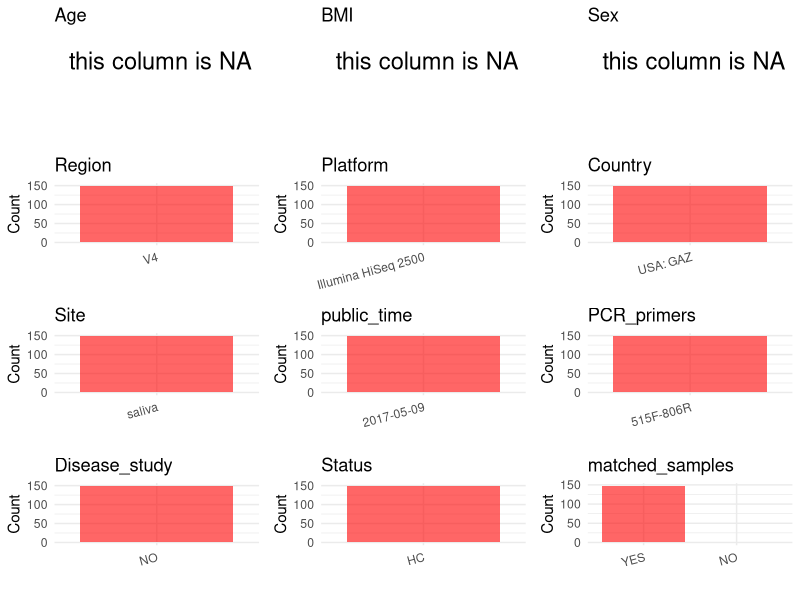

This figure's R source: (Note: this script raises an error after producing the figure.)
## ---- chunk 1
# Load necessary libraries
library(dplyr)
library(ggplot2)
library(cowplot)

# Set working directory (update this path to your local directory)
setwd("D:/oral_project/PRJEB13898")

# Read the initial metadata files
initial_meta<-read.csv("SraRunTable.csv",header = T)

# Combine the two metadata files
#meta <- rbind(initial_meta, initial_meta1)

#Remove entries non-oral samples
#initial_meta <- subset(initial_meta,isolate %in% c("saliva","tongue coat"))

# Check the number of samples containing "HT" in Sample.Name (e.g., healthy controls)
#nrow(subset(meta, grepl("HT", Sample.Name)))

# Display the first few rows of the metadata
head(initial_meta)
## ---- chunk 2
# Create a uniform metadata dataframe
metadata <- data.frame(
  BioProject = initial_meta$BioProject,
  Run = initial_meta$Run,
  sample_name = initial_meta$host_subject_id,
  Age = NA,
  BMI = NA,
  Sex = NA,
  Region = initial_meta$target_subfragment..exp.,
  Platform = initial_meta$Instrument,
  Country = initial_meta$COUNTRY,
  Site = initial_meta$sample_type,
  public_time = "2017-05-09",
  PCR_primers = "515F-806R",
  stringsAsFactors = FALSE
)
## ---- chunk 3
# Add information obtained from the publication
metadata$title <- "Comparison of Oral Collection Methods for Studies of Microbiota"
metadata$Disease_study <- "NO"
# Assign disease status based on sample_name patterns
metadata$Status <- "HC"

#get subjects id with Saliva available
keep_subjects<-subset(metadata,Site %in% "saliva")
#remove subjects without Saliva samples
metadata<-subset(metadata,sample_name %in% keep_subjects$sample_name)
#get subjects sampling counts
sample_counts <- table(metadata$sample_name)
# Create matched_samples column, any subjects have >=2 samples will be label "YES", otherwise "NO"
metadata$matched_samples <- ifelse(metadata$sample_name %in% names(sample_counts[sample_counts >= 2]), "YES", "NO")
## ---- chunk 4
# Check the number of unique runs and sample names
print(paste("Number of unique runs:", length(unique(metadata$Run))))
print(paste("Number of unique sample names:", length(unique(metadata$sample_name))))
## ---- chunk 5
# Select columns for visualization
plot_data <- metadata %>%
  select(-BioProject, -Run, -sample_name, -title)

# Function to create simple plots for each column
create_simple_plots <- function(data) {
  plots <- list()
  
  for (col in colnames(data)) {
    # Check if the column is all NA
    if (all(is.na(data[[col]]))) {
      # Create an empty plot with text indicating all NA
      p <- ggplot() +
        annotate("text", x = 0.5, y = 0.5, label = "this column is NA", size = 6) +
        labs(title = col) +
        theme_void()
    } else if (is.numeric(data[[col]])) {
      # Numeric variable: histogram
      p <- ggplot(data, aes(x = .data[[col]])) +
        geom_histogram(fill = "blue", alpha = 0.6, bins = 20, na.rm = TRUE) +
        labs(title = col) +
        theme_minimal()
    } else {
      # Categorical variable: bar plot (remove NA values)
      count_data <- as.data.frame(table(data[[col]], useNA = "ifany"))
      p <- ggplot(count_data, aes(x = reorder(Var1, -Freq), y = Freq)) +
        geom_col(fill = "red", alpha = 0.6) +
        labs(title = col, x = NULL, y = "Count") +
        theme_minimal() +
        theme(axis.text.x = element_text(angle = 15, hjust = 1))
    }
    plots[[col]] <- p
  }
  
  return(plots)
}

# Generate and arrange plots
plots <- create_simple_plots(plot_data)
p<-plot_grid(plots$Age, 
          plots$BMI, 
          plots$Sex, 
          plots$Region, 
          plots$Platform, 
          plots$Country, 
          plots$Site,
          plots$public_time, 
          plots$PCR_primers,
          plots$Disease_study,
          plots$Status,
          plots$matched_samples,# add 
          ncol = 3, align = "hv", axis = "lb")
ggsave("Metadata_Summary.png", plot = p, width = 8, height = 6, dpi = 150)
## ---- chunk 6
knitr::include_graphics("Metadata_Summary.png")
## ---- chunk 7
# Reorder columns to match the desired format
metadata <- metadata[, c(
  "BioProject", "Run", "sample_name", "Age", "BMI", "Sex", 
  "Region", "Platform", "Country", "Site", "public_time", 
  "PCR_primers", "title", "Disease_study", "Status","matched_samples"
)]

# Export the uniform metadata to a CSV file
write.csv(metadata, file = "metadata.csv", quote = FALSE)
head(metadata)
